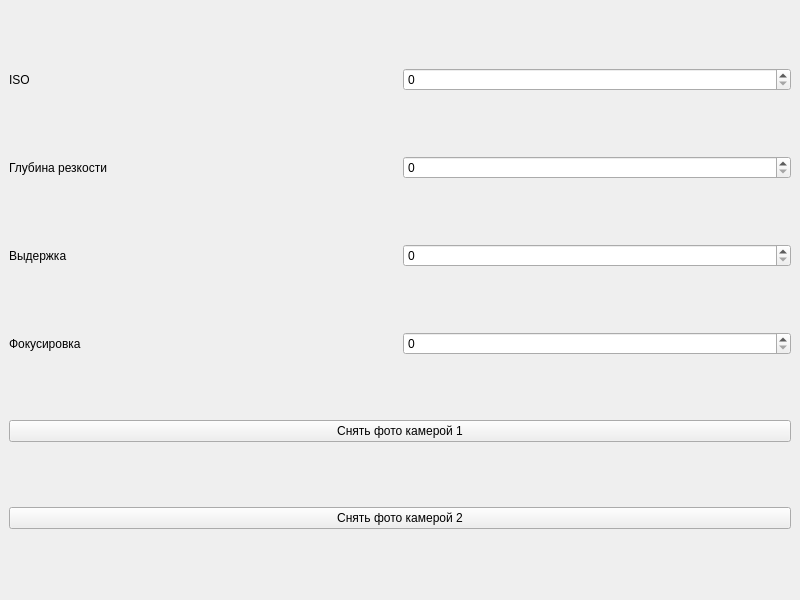
<?xml version="1.0" encoding="UTF-8"?>
<ui version="4.0">
 <class>MainWindow</class>
 <widget class="QMainWindow" name="MainWindow">
  <property name="geometry">
   <rect>
    <x>0</x>
    <y>0</y>
    <width>800</width>
    <height>600</height>
   </rect>
  </property>
  <property name="windowTitle">
   <string>MainWindow</string>
  </property>
  <widget class="QWidget" name="centralwidget">
   <layout class="QVBoxLayout" name="verticalLayout">
    <item>
     <layout class="QHBoxLayout" name="horizontalLayout">
      <item>
       <widget class="QLabel" name="label">
        <property name="text">
         <string>ISO</string>
        </property>
       </widget>
      </item>
      <item>
       <widget class="QSpinBox" name="iso_spinBox"/>
      </item>
     </layout>
    </item>
    <item>
     <layout class="QHBoxLayout" name="horizontalLayout_2">
      <item>
       <widget class="QLabel" name="label_2">
        <property name="text">
         <string>Глубина резкости</string>
        </property>
       </widget>
      </item>
      <item>
       <widget class="QSpinBox" name="deep_sharp_spinBox"/>
      </item>
     </layout>
    </item>
    <item>
     <layout class="QHBoxLayout" name="horizontalLayout_3">
      <item>
       <widget class="QLabel" name="label_3">
        <property name="text">
         <string>Выдержка</string>
        </property>
       </widget>
      </item>
      <item>
       <widget class="QSpinBox" name="sutter_speed_spinBox"/>
      </item>
     </layout>
    </item>
    <item>
     <layout class="QHBoxLayout" name="horizontalLayout_4">
      <item>
       <widget class="QLabel" name="label_4">
        <property name="text">
         <string>Фокусировка</string>
        </property>
       </widget>
      </item>
      <item>
       <widget class="QSpinBox" name="focus_spinBox"/>
      </item>
     </layout>
    </item>
    <item>
     <widget class="QPushButton" name="take_photo_camera_1">
      <property name="text">
       <string>Снять фото камерой 1</string>
      </property>
     </widget>
    </item>
    <item>
     <widget class="QPushButton" name="take_photo_camera_2">
      <property name="text">
       <string>Снять фото камерой 2</string>
      </property>
     </widget>
    </item>
   </layout>
  </widget>
 </widget>
 <resources/>
 <connections/>
</ui>
